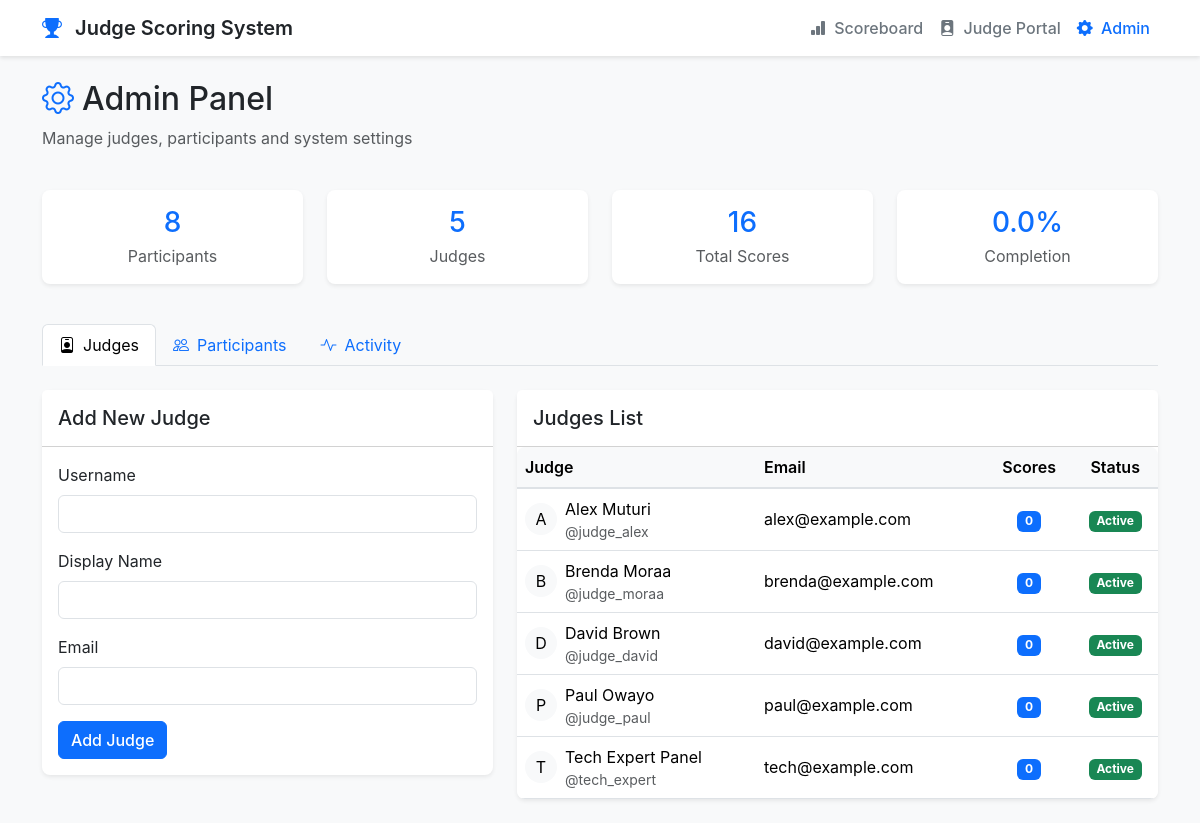
The page /admin on the database its author committed.
### tables this page shows
CREATE TABLE `judges` (
  `id` int(11) NOT NULL AUTO_INCREMENT,
  `username` varchar(50) NOT NULL,
  `display_name` varchar(100) NOT NULL,
  `email` varchar(100) NOT NULL,
  `is_active` tinyint(1) NOT NULL DEFAULT '1',
  `created_at` timestamp NOT NULL DEFAULT CURRENT_TIMESTAMP,
  PRIMARY KEY (`id`),
  UNIQUE KEY `username` (`username`),
  INDEX `idx_active_judges` (`is_active`)
);

### src/config/database.php (called while the page is built, shortened)
<?php
class Database
{
    private static ?PDO $connection = null;
    public static function getConnection(): PDO
    {
        return self::$connection ??= (new self())->connect();
    }
    private function connect(): PDO
    {
        $dsn = "mysql:host={$this->host};dbname={$this->dbname};charset={$this->charset}";
        $options = [
            PDO::ATTR_ERRMODE => PDO::ERRMODE_EXCEPTION,
            PDO::ATTR_DEFAULT_FETCH_MODE => PDO::FETCH_ASSOC,
            PDO::ATTR_EMULATE_PREPARES => false,
            PDO::MYSQL_ATTR_INIT_COMMAND => "SET NAMES {$this->charset}"
        ];
        try {
            $pdo = new PDO($dsn, $this->username, $this->password, $options);
            $pdo->exec("SET sql_mode = 'STRICT_TRANS_TABLES,ERROR_FOR_DIVISION_BY_ZERO,NO_ENGINE_SUBSTITUTION'");
            return $pdo;
        } catch (PDOException $e) {
            $errorCode = match ($e->getCode()) {
                1049 => 'Database does not exist',
                1045 => 'Access denied - check credentials',
                2002 => 'Connection refused - check if MySQL is running',
                default => 'Database connection failed'
            };
            throw new Exception("$errorCode: " . $e->getMessage());
        }
    }
    public static function query(string $sql, array $params = []): PDOStatement
    {
        $pdo = self::getConnection();
        $stmt = $pdo->prepare($sql);
        $stmt->execute($params);
        return $stmt;
    }
}

### src/models/Score.php (called while the page is built, shortened)
<?php
require_once __DIR__ . '/../config/database.php';
class Score extends BaseModel
{
    public static function getStatistics(): array
    {
        $sql = "SELECT
                COUNT(DISTINCT u.id) as total_participants,
                COUNT(DISTINCT j.id) as total_judges,
                COUNT(s.id) as total_scores,
                ROUND(AVG(s.score_value), 2) as average_score,
                MAX(s.score_value) as highest_score,
                MIN(s.score_value) as lowest_score,
                MAX(s.created_at) as last_activity
            FROM users u
            CROSS JOIN judges j
            LEFT JOIN scores s ON u.id = s.user_id AND j.id = s.judge_id
            WHERE u.is_active = 1 AND j.is_active = 1";
        return Database::query($sql)->fetch();
    }
}

### src/models/Judge.php (called while the page is built, shortened)
<?php
require_once __DIR__ . '/../config/database.php';
class Judge extends BaseModel
{
    public static function getActive(): array
    {
        $sql = "SELECT
                j.id AS judge_id,
                j.username,
                j.display_name,
                j.email,
                j.is_active,
                j.created_at
            FROM
                judges j
            WHERE
                j.is_active = 1
            ORDER BY
                j.display_name ASC";
        return Database::query($sql)->fetchAll();
    }
}

### src/views/admin.php (the view, shortened to what this page needs)
<div class="row mb-4">
    <div class="col-12">
        <h2><i class="bi bi-gear text-primary me-2"></i>Admin Panel</h2>
        <p class="text-muted">Manage judges, participants and system settings</p>
    </div>
</div>
<div class="row mb-4">
    <div class="col-md-3 col-6 mb-3">
        <div class="card border-0 shadow-sm">
            <div class="card-body text-center py-3">
                <h3 class="text-primary mb-1"><?= $stats['total_participants'] ?? 0 ?></h3>
                <p class="text-muted mb-0">Participants</p>
            </div>
        </div>
    </div>
    <div class="col-md-3 col-6 mb-3">
        <div class="card border-0 shadow-sm">
            <div class="card-body text-center py-3">
                <h3 class="text-primary mb-1"><?= $stats['total_judges'] ?? 0 ?></h3>
                <p class="text-muted mb-0">Judges</p>
            </div>
        </div>
    </div>
    <div class="col-md-3 col-6 mb-3">
        <div class="card border-0 shadow-sm">
            <div class="card-body text-center py-3">
                <h3 class="text-primary mb-1"><?= $stats['total_scores'] ?? 0 ?></h3>
                <p class="text-muted mb-0">Total Scores</p>
            </div>
        </div>
    </div>
    <div class="col-md-3 col-6 mb-3">
        <div class="card border-0 shadow-sm">
            <div class="card-body text-center py-3">
                <h3 class="text-primary mb-1"><?= number_format($stats['completion_percentage'] ?? 0, 1) ?>%</h3>
                <p class="text-muted mb-0">Completion</p>
            </div>
        </div>
    </div>
</div>
<ul class="nav nav-tabs mb-4" id="adminTabs" role="tablist">
    <li class="nav-item" role="presentation">
        <button class="nav-link active" id="judges-tab" data-bs-toggle="tab" data-bs-target="#judges" type="button" role="tab">
            <i class="bi bi-person-badge me-2"></i>Judges
        </button>
    </li>
    <li class="nav-item" role="presentation">
        <button class="nav-link" id="participants-tab" data-bs-toggle="tab" data-bs-target="#participants" type="button" role="tab">
            <i class="bi bi-people me-2"></i>Participants
        </button>
    </li>
    <li class="nav-item" role="presentation">
        <button class="nav-link" id="activity-tab" data-bs-toggle="tab" data-bs-target="#activity" type="button" role="tab">
            <i class="bi bi-activity me-2"></i>Activity
        </button>
    </li>
</ul>
<div class="tab-content" id="adminTabsContent">
    <div class="tab-pane fade show active" id="judges" role="tabpanel">
        <div class="row mb-4">
            <div class="col-md-5 mb-4 mb-md-0">
                <div class="card border-0 shadow-sm">
                    <div class="card-header bg-white py-3">
                        <h5 class="mb-0">Add New Judge</h5>
                    </div>
                    <div class="card-body">
                        <form method="POST" action="/admin/judge">
                            <div class="mb-3">
                                <label for="username" class="form-label">Username</label>
                                <input type="text" class="form-control" id="username" name="username" required>
                            </div>
                            <div class="mb-3">
                                <label for="display_name" class="form-label">Display Name</label>
                                <input type="text" class="form-control" id="display_name" name="display_name" required>
                            </div>
                            <div class="mb-3">
                                <label for="email" class="form-label">Email</label>
                                <input type="email" class="form-control" id="email" name="email" required>
                            </div>
                            <button type="submit" class="btn btn-primary">
                                Add Judge
                            </button>
                        </form>
                    </div>
                </div>
            </div>
            <div class="col-md-7">
                <div class="card border-0 shadow-sm">
                    <div class="card-header bg-white py-3">
                        <h5 class="mb-0">Judges List</h5>
                    </div>
                    <div class="card-body p-0">
                        <?php if (empty($judges)): ?>
                            <div class="text-center py-4">
                                <i class="bi bi-person-badge text-muted" style="font-size: 2.5rem;"></i>
                                <h5 class="mt-3">No judges added</h5>
                                <p class="text-muted">Add judges using the form</p>
                            </div>
                        <?php else: ?>
                            <div class="table-responsive">
                                <table class="table align-middle mb-0">
                                    <thead>
                                        <tr>
                                            <th>Judge</th>
                                            <th>Email</th>
                                            <th class="text-center">Scores</th>
                                            <th class="text-center">Status</th>
                                        </tr>
                                    </thead>
                                    <tbody>
                                        <?php foreach ($judges as $judge): ?>
                                            <tr>
                                                <td>
                                                    <div class="d-flex align-items-center">
                                                        <div class="bg-light rounded-circle text-center d-flex align-items-center justify-content-center me-2" style="width: 32px; height: 32px;">
                                                            <?= strtoupper(substr($judge['display_name'], 0, 1)) ?>
                                                        </div>
                                                        <div>
                                                            <?= htmlspecialchars($judge['display_name']) ?>
                                                            <div class="small text-muted">@<?= htmlspecialchars($judge['username']) ?></div>
                                                        </div>
                                                    </div>
                                                </td>
                                                <td><?= htmlspecialchars($judge['email']) ?></td>
                                                <td class="text-center"><span class="badge bg-primary">0</span></td>
                                                <td class="text-center">
                                                    <?php if ($judge['is_active']): ?>
                                                        <span class="badge bg-success">Active</span>
                                                    <?php else: ?>
                                                        <span class="badge bg-secondary">Inactive</span>
                                                    <?php endif; ?>
                                                </td>
                                            </tr>
                                        <?php endforeach; ?>
                                    </tbody>
                                </table>
                            </div>
                        <?php endif; ?>
                    </div>
                </div>
            </div>
        </div>
    </div>
</div>

### src/includes/layout.php (style rules this page uses)
body { background-color: #f8f9fa; font-family: -apple-system, BlinkMacSystemFont, 'Segoe UI', 'Roboto', sans-serif; }
.card { border: none; box-shadow: 0 2px 4px rgba(0,0,0,0.1); border-radius: 8px; }
.btn { border-radius: 6px; font-weight: 500; }
.table { border-radius: 8px; overflow: hidden; }
.table th { background-color: #f8f9fa; border-bottom: 2px solid #dee2e6; font-weight: 600; }
.badge { font-size: 0.75em; }

### rows shown on the page
judges: display_name "A", display_name "Alex Muturi", username "judge_alex", email "alex@example.com", is_active "Active"
judges: display_name "B", display_name "Brenda Moraa", username "judge_moraa", email "brenda@example.com", is_active "Active"
judges: display_name "D", display_name "David Brown", username "judge_david", email "david@example.com", is_active "Active"
judges: display_name "P", display_name "Paul Owayo", username "judge_paul", email "paul@example.com", is_active "Active"
judges: display_name "T", display_name "Tech Expert Panel", username "tech_expert", email "tech@example.com", is_active "Active"

### other values the page prints
$stats['total_participants'] "8"
$stats['total_judges'] "5"
$stats['total_scores'] "16"
$stats['completion_percentage'] "0.0"
